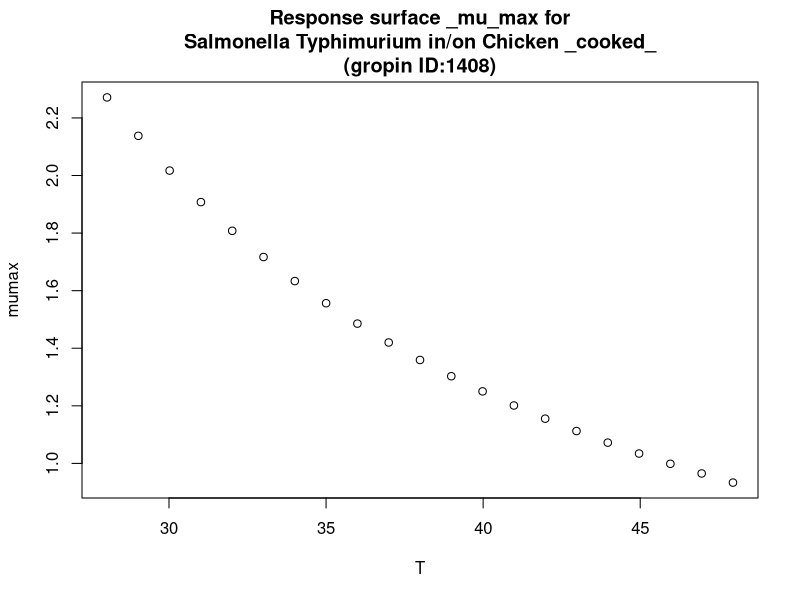

Reproduce this figure in R.
#############################
# start of Parameter script
#############################
T <- seq(28.028,47.952047952048,length.out=21)
#############################
# end of Parameter script
#############################
############################# 
# start of Model script Gropin ID 1408 
#############################
 
# constant coefficients for this model
 
variables <- data.frame(T)
argumentsPar <- unique.data.frame(expand.grid(variables))
 
# heart of the model
response_surface <- function(T) {
   mumax <-(40.67/(T-5.251))^1.415

	return(mumax=mumax)
} 

# output parameters
responseSurface <- cbind(argumentsPar,response_surface(argumentsPar['T']))
colnames(responseSurface) <- c(colnames(argumentsPar),'mumax')
#############################
# End of Model script
#############################
############################# 
# start of Visualisation script Gropin ID 1408 
#############################
titleText <-'Response surface _mu_max for
Salmonella Typhimurium in/on Chicken _cooked_
(gropin ID:1408)'
plot(T,responseSurface$'mumax',xlab='T',
                          ylab='mumax',main=titleText)
#############################
# End of Visualisation script
#############################
